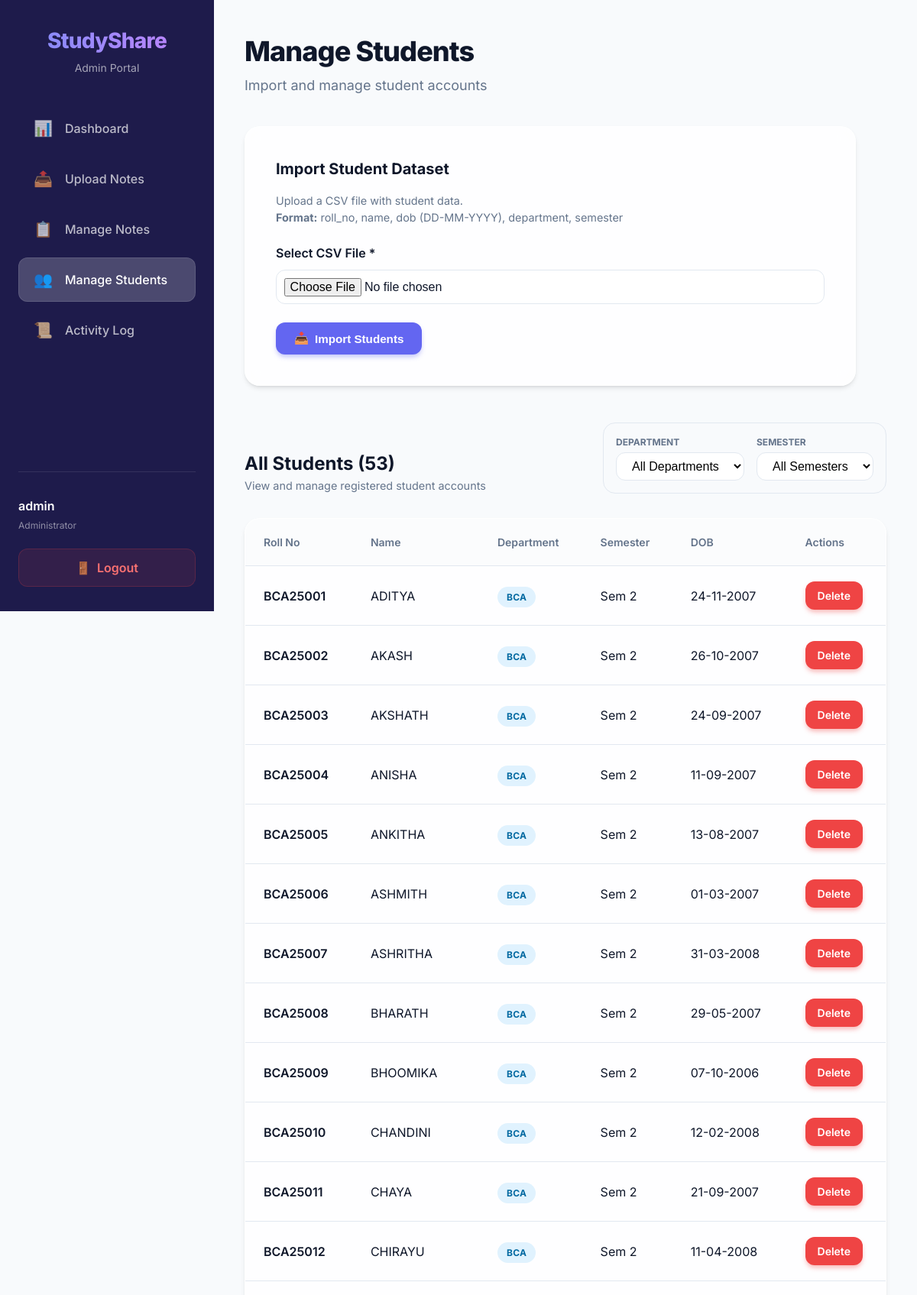
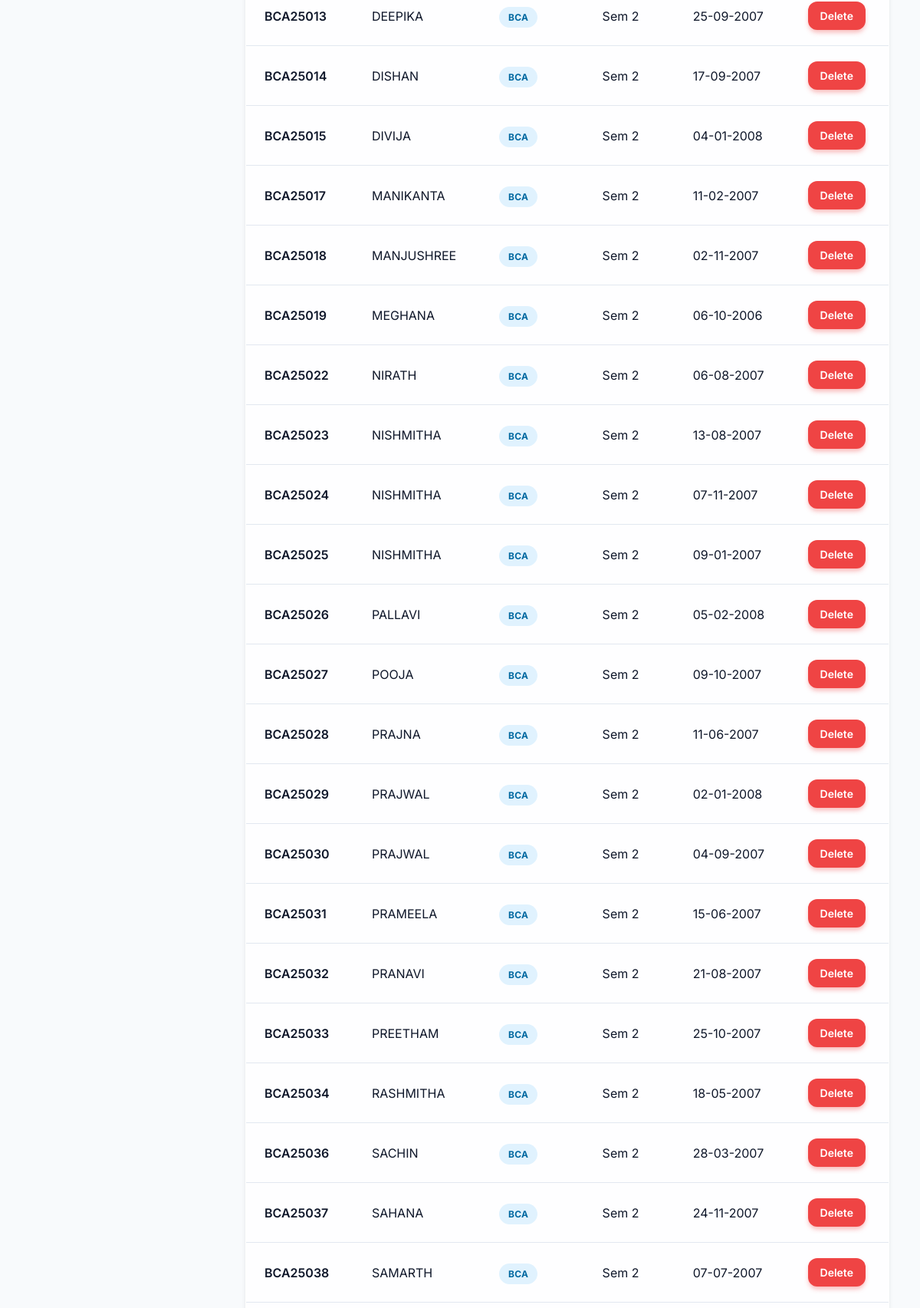
/admin/manage_students.php (signed in, upper part), run on the app's committed database (2 pictures, top to bottom).
### tables this page shows
CREATE TABLE IF NOT EXISTS students (
    roll_no VARCHAR(50) PRIMARY KEY,
    name VARCHAR(100) NOT NULL,
    dob DATE NOT NULL,
    department VARCHAR(50) NOT NULL,
    semester INT NOT NULL,
    profile_image VARCHAR(255),
    created_at TIMESTAMP DEFAULT CURRENT_TIMESTAMP
);

### common/functions.php (called while the page is built, shortened)
<?php
function sanitize($value)
{
    return htmlspecialchars(trim($value), ENT_QUOTES, 'UTF-8');
}
function isAdminLoggedIn()
{
    return !empty($_SESSION['admin_id']);
}
function getCurrentAdmin()
{
    return [
        'id' => $_SESSION['admin_id'],
        'username' => $_SESSION['admin_username']
    ];
}

### admin/manage_students.php (the view, shortened to what this page needs)
<?php
require_once __DIR__ . '/../common/functions.php';
$admin = getCurrentAdmin();
$pdo = db();
$query = 'SELECT * FROM students';
$params = [];
$query .= ' ORDER BY roll_no';
$stmt = $pdo->prepare($query);
$stmt->execute($params);
$students = $stmt->fetchAll();
?>
<!DOCTYPE html>
<html lang="en">
<head>
    <link rel="stylesheet" href="../assets/css/admin.css">
</head>
<body>
    <div class="admin-layout">
        <aside class="admin-sidebar">
            <div class="sidebar-brand">
                <h2>StudyShare</h2>
                <p>Admin Portal</p>
            </div>
            <nav class="sidebar-nav">
                <a href="dashboard.php" class="nav-item">
                    <span class="icon">📊</span> Dashboard
                </a>
                <a href="upload_notes.php" class="nav-item">
                    <span class="icon">📤</span> Upload Notes
                </a>
                <a href="manage_notes.php" class="nav-item">
                    <span class="icon">📋</span> Manage Notes
                </a>
                <a href="manage_students.php" class="nav-item active">
                    <span class="icon">👥</span> Manage Students
                </a>
                <a href="activity_log.php" class="nav-item">
                    <span class="icon">📜</span> Activity Log
                </a>
            </nav>
            <div class="sidebar-footer">
                <div class="admin-info">
                    <p><?= sanitize($admin['username']) ?></p>
                    <small>Administrator</small>
                </div>
                <a href="logout.php" class="logout-btn">
                    <span class="icon">🚪</span> Logout
                </a>
            </div>
        </aside>
        <main class="admin-content">
            <header class="admin-header">
                <h1>Manage Students</h1>
                <p>Import and manage student accounts</p>
            </header>
            <div class="content-body">
                <div class="form-card" style="margin-bottom: 3rem;">
                    <h2 style="font-size: 1.25rem; font-weight: 700; margin-bottom: 1rem;">Import Student Dataset</h2>
                    <p style="color: var(--text-muted); font-size: 0.9rem; margin-bottom: 1.5rem;">
                        Upload a CSV file with student data. <br>
                        <strong>Format:</strong> roll_no, name, dob (DD-MM-YYYY), department, semester
                    </p>
                    <form method="POST" enctype="multipart/form-data">
                        <div class="form-group">
                            <label for="csv_file">Select CSV File *</label>
                            <input type="file" id="csv_file" name="csv_file" class="form-control" accept=".csv" required style="padding: 0.6rem;">
                        </div>
                        <button type="submit" class="btn btn-primary">
                            <span class="icon">📥</span> Import Students
                        </button>
                    </form>
                </div>
                <div class="section-header" style="display: flex; justify-content: space-between; align-items: flex-end; margin-bottom: 2rem; gap: 2rem; flex-wrap: wrap;">
                    <div>
                        <h2 style="font-size: 1.5rem; font-weight: 700;">All Students (<?= count($students) ?>)</h2>
                        <p style="color: var(--text-muted); font-size: 0.9rem;">View and manage registered student accounts</p>
                    </div>
                    <form method="GET" style="display: flex; gap: 1rem; flex-wrap: wrap; align-items: center; background: #f8fafc; padding: 1rem; border-radius: 1rem; border: 1px solid var(--border);">
                        <div style="display: flex; flex-direction: column; gap: 0.25rem;">
                            <label style="font-size: 0.75rem; font-weight: 700; color: var(--text-muted); text-transform: uppercase;">Department</label>
                            <select name="department" class="form-control" style="padding: 0.5rem 1rem; min-width: 150px;" onchange="this.form.submit()">
                                <option value="">All Departments</option>
                            </select>
                        </div>
                        <div style="display: flex; flex-direction: column; gap: 0.25rem;">
                            <label style="font-size: 0.75rem; font-weight: 700; color: var(--text-muted); text-transform: uppercase;">Semester</label>
                            <select name="semester" class="form-control" style="padding: 0.5rem 1rem; min-width: 150px;" onchange="this.form.submit()">
                                <option value="">All Semesters</option>
                            </select>
                        </div>
                    </form>
                </div>
                <div class="table-container">
                    <table class="admin-table">
                        <thead>
                            <tr>
                                <th>Roll No</th>
                                <th>Name</th>
                                <th>Department</th>
                                <th>Semester</th>
                                <th>DOB</th>
                                <th>Actions</th>
                            </tr>
                        </thead>
                        <tbody>
                            <?php if ($students): ?>
                                <?php foreach ($students as $student): ?>
                                    <tr>
                                        <td style="font-weight: 600;"><?= sanitize($student['roll_no']) ?></td>
                                        <td><?= sanitize($student['name']) ?></td>
                                        <td><span class="badge badge-info"><?= sanitize($student['department']) ?></span></td>
                                        <td>Sem <?= $student['semester'] ?></td>
                                        <td><?= date('d-m-Y', strtotime($student['dob'])) ?></td>
                                        <td>
                                            <a href="delete_student.php?roll_no=<?= urlencode($student['roll_no']) ?>" class="btn btn-danger btn-sm" onclick="return confirm('Delete this student? This action cannot be undone.')">Delete</a>
                                        </td>
                                    </tr>
                                <?php endforeach; ?>
                            <?php endif; ?>
                        </tbody>
                    </table>
                </div>
            </div>
        </main>
    </div>
</body>
</html>

### data on the page
students: roll_no "BCA25001", name "ADITYA", department "BCA", semester "2", dob "24-11-2007"
students: roll_no "BCA25002", name "AKASH", department "BCA", semester "2", dob "26-10-2007"
students: roll_no "BCA25003", name "AKSHATH", department "BCA", semester "2", dob "24-09-2007"
students: roll_no "BCA25004", name "ANISHA", department "BCA", semester "2", dob "11-09-2007"
students: roll_no "BCA25005", name "ANKITHA", department "BCA", semester "2", dob "13-08-2007"
students: roll_no "BCA25006", name "ASHMITH", department "BCA", semester "2", dob "01-03-2007"
students: roll_no "BCA25007", name "ASHRITHA", department "BCA", semester "2", dob "31-03-2008"
students: roll_no "BCA25008", name "BHARATH", department "BCA", semester "2", dob "29-05-2007"
students: roll_no "BCA25009", name "BHOOMIKA", department "BCA", semester "2", dob "07-10-2006"
students: roll_no "BCA25010", name "CHANDINI", department "BCA", semester "2", dob "12-02-2008"
students: roll_no "BCA25011", name "CHAYA", department "BCA", semester "2", dob "21-09-2007"
students: roll_no "BCA25012", name "CHIRAYU", department "BCA", semester "2", dob "11-04-2008"
students: roll_no "BCA25013", name "DEEPIKA", department "BCA", semester "2", dob "25-09-2007"
students: roll_no "BCA25014", name "DISHAN", department "BCA", semester "2", dob "17-09-2007"
students: roll_no "BCA25015", name "DIVIJA", department "BCA", semester "2", dob "04-01-2008"
students: roll_no "BCA25017", name "MANIKANTA", department "BCA", semester "2", dob "11-02-2007"
students: roll_no "BCA25018", name "MANJUSHREE", department "BCA", semester "2", dob "02-11-2007"
students: roll_no "BCA25019", name "MEGHANA", department "BCA", semester "2", dob "06-10-2006"
students: roll_no "BCA25022", name "NIRATH", department "BCA", semester "2", dob "06-08-2007"
students: roll_no "BCA25023", name "NISHMITHA", department "BCA", semester "2", dob "13-08-2007"
students: roll_no "BCA25024", name "NISHMITHA", department "BCA", semester "2", dob "07-11-2007"
students: roll_no "BCA25025", name "NISHMITHA", department "BCA", semester "2", dob "09-01-2007"
students: roll_no "BCA25026", name "PALLAVI", department "BCA", semester "2", dob "05-02-2008"
students: roll_no "BCA25027", name "POOJA", department "BCA", semester "2", dob "09-10-2007"
students: roll_no "BCA25028", name "PRAJNA", department "BCA", semester "2", dob "11-06-2007"
students: roll_no "BCA25029", name "PRAJWAL", department "BCA", semester "2", dob "02-01-2008"
students: roll_no "BCA25030", name "PRAJWAL", department "BCA", semester "2", dob "04-09-2007"
students: roll_no "BCA25031", name "PRAMEELA", department "BCA", semester "2", dob "15-06-2007"
students: roll_no "BCA25032", name "PRANAVI", department "BCA", semester "2", dob "21-08-2007"
students: roll_no "BCA25033", name "PREETHAM", department "BCA", semester "2", dob "25-10-2007"
students: roll_no "BCA25034", name "RASHMITHA", department "BCA", semester "2", dob "18-05-2007"
students: roll_no "BCA25036", name "SACHIN", department "BCA", semester "2", dob "28-03-2007"
students: roll_no "BCA25037", name "SAHANA", department "BCA", semester "2", dob "24-11-2007"
students: roll_no "BCA25038", name "SAMARTH", department "BCA", semester "2", dob "07-07-2007"

### other printed values
$admin['username'] "admin"
count($students) "53"
